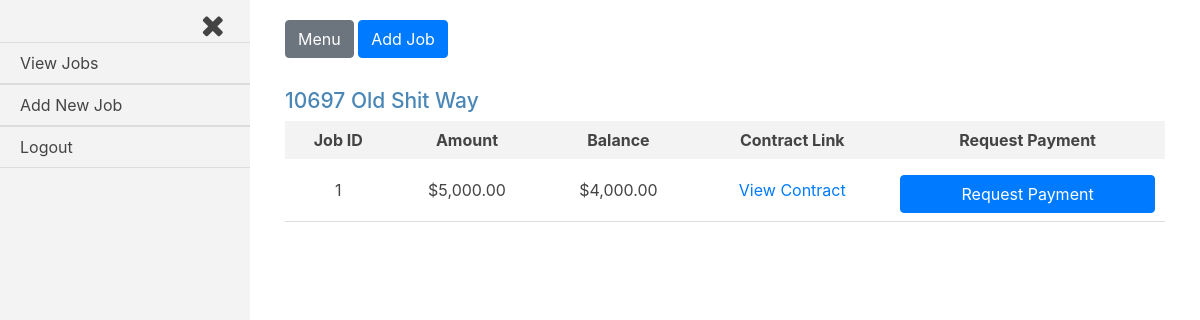
Page /jobs/ (signed in) on the committed database.
### jobs/models.py (models this page shows, shortened)
class Current_Worker(models.Model):
    house = models.ForeignKey(House, on_delete=models.CASCADE)
    company = models.ForeignKey(settings.AUTH_USER_MODEL, on_delete=models.CASCADE)
    current = models.BooleanField(default=False)

class House(models.Model):
    address = models.CharField(max_length=250)
    companies = models.ManyToManyField(settings.AUTH_USER_MODEL, through='Current_Worker')
    proposed_jobs = models.BooleanField(default=False)
    pending_payments = models.BooleanField(default=False)
    payment_history = models.BooleanField(default=False)
    completed_jobs = models.BooleanField(default=False)
    customer = models.ForeignKey(settings.AUTH_USER_MODEL, on_delete=models.CASCADE, related_name='customer_house')

class Job(models.Model):
    house = models.ForeignKey(House, on_delete=models.CASCADE)
    company = models.ForeignKey(settings.AUTH_USER_MODEL, on_delete=models.CASCADE)
    start_amount = models.DecimalField(max_digits=8, decimal_places=2, default=0.00)
    start_date = models.DateTimeField(auto_now_add=True, blank=True)
    total_paid = models.DecimalField(max_digits=8, decimal_places=2, default=0.00)
    approved = models.BooleanField(default=False)
    def generate_filename(self, filename):
        file_path = 'uploads/{}/{}'.format(str(self.house.address), str(filename))
        return file_path
    document_link = models.FileField(upload_to=generate_filename)
    balance_amount = models.DecimalField(max_digits=8, decimal_places=2, default=0.00)

### jobs/views.py (the view)
@login_required
def index(request):
    current_user = request.user
    if current_user.is_active and current_user.groups.filter(name='Workers').exists():
        current_workers = Current_Worker.objects.filter(company=current_user, current=True)
        jobs = Job.objects.filter(company=current_user, approved=True, balance_amount__gt=0)
        template = loader.get_template('jobs/index.html')
        form = Request_Payment_Form()
        context = {
            'current_workers': current_workers,
            'jobs': jobs,
            'current_user': current_user,
            'form': form,
        }
        new_user = request.GET.get('new_user')
        if new_user:
            context['new_user'] = new_user
        if request.method == 'POST':
            form = Request_Payment_Form(request.POST)
            if form.is_valid():
                job_id = int(request.POST.get('job_id'))
                job = Job.objects.filter(id=job_id)
                amount = form.cleaned_data['amount']
                """if the current company already has a pending request for payment for a job for a house,
                do NOT write to the Request_Payment table"""
                house = House.objects.filter(address=job[0].house.address)
                flags = [
                    Request_Payment.objects.filter(job=job[0], house=house[0], amount=amount, approved=False),
                    House.objects.filter(address=job[0].house.address, pending_payments=True)
                ]
                if not flags[0]:
                    payment = Request_Payment(job=job[0], house=house[0], amount=amount, approved=False)
                    payment.save()
                if not flags[1]:
                    house.update(pending_payments=True)
                return redirect('/jobs/thank_you')
        else:
            form = Request_Payment_Form()
        return HttpResponse(template.render(context, request))
    else:
        return redirect('/accounts/login')

### jobs/forms.py
class Request_Payment_Form(ModelForm, forms.Form):
    class Meta:
        model = Request_Payment
        exclude = ['job', 'approved', 'house', 'approved_date', 'document_link']
        widgets = {
            'amount': forms.HiddenInput(attrs={'step': '0.01'}),
        }

### jobs/templates/jobs/index.html (shortened to what this page needs)
{% extends 'base_login.html' %}
{% load humanize %}
{% load static %}
{% block body_class %}jobs{% endblock body_class %}
{% block content %}
{% for current_worker in current_workers %}
<div class="job-container">
  <div class="house">
    <h3 class="house-address">{{current_worker.house.address}}</h3>
  </div>
  <div class="jobs">
    <table class="job-summary">
      <tr class="job-headings">
        <th>Job ID</th>
        <th>Amount</th>
        <th>Balance</th>
        <th>Contract Link</th>
        <th>Request Payment</th>
      </tr>
      {% for job in jobs %}
      {% if job.house.address == current_worker.house.address %}
      <tr class="job-info">
        <td>{{job.id}}</td>
        <td>${{job.start_amount|intcomma}}</td>
        <td>${{job.balance_amount|intcomma}}</td>
        <td><a href="{{job.document_link.url}}">View Contract</a></td>
        <td>
          <form class="request-payment-form" action="" method="post">
            <input class="btn btn-primary request-payment" type="submit" name="" value="Request Payment">
          </form>
        </td>
      </tr>
      {% endif %}
      {% endfor %}
    </table>
  </div>
</div>
{% endfor %}
{% endblock content %}

### static/logged-in.css (style rules this page uses)
body { overflow-x: hidden; color: #444; }
body .job-info td:last-child input[type="submit"] { margin-bottom: 0; }
.job-container { overflow-x: auto; margin-top: 25px; }
.job-container h3 { font-size: 21px; color: #4A87B6; }
.job-headings { background-color: #f3f3f3; }
.job-headings th { padding: 7px 10px; }
.job-summary { width: 100%; min-width: 475px; max-width: 970px; text-align: center; }
.job-summary td { padding: 8px 10px; }
.job-summary td:last-child { padding-top: 16px; vertical-align: top; }
.job-info { border-bottom: 1px solid #ddd; }
form select, form input { margin-bottom: 20px; }
form input { width: 100%; background-color: transparent; border: 1px solid #ddd; padding: 10px; border-radius: 3px; }
form input[type="submit"] { display: block; }

### rows in the picture
Current_Worker: house.address "10697 Old Shit Way"
Job: id "1", start_amount "5,000.00", balance_amount "4,000.00"
